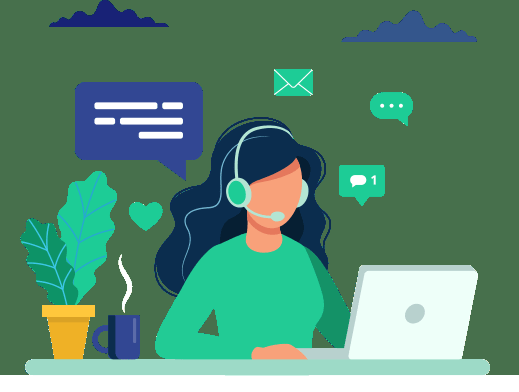
#> input picture contact-img.png, 519 x 392 px
$ jupyter execute day10.ipynb
#> lines starting #> are read from the running program, lines starting #| are printed output that depends on the picture
[cell 1]
import cv2
import skimage as ski
import matplotlib.pyplot as plt

[cell 2]
img=cv2.imread('contact-img.png')
#> img is the input picture: shape (392, 519, 3); mean B, G, R 114.8, 137.9, 87.5
cv2.imshow('',img)
cv2.waitKey(1000)
cv2.destroyAllWindows()

[cell 3]
type(img)

[cell 4]
img.shape
#> Out = (392, 519, 3)

[cell 5]
img

[cell 6]
img1=plt.imread('contact-img.png')
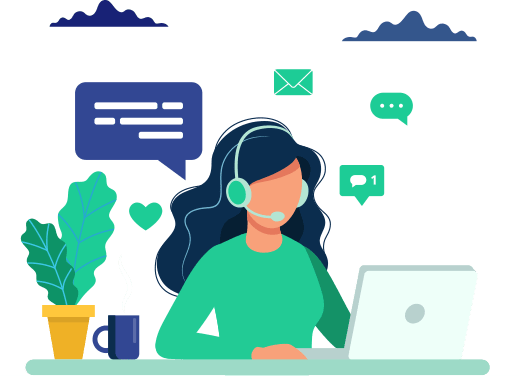
#> img1: shape (392, 519, 4) float32; mean R, G, B, A 0.343, 0.541, 0.45, 0.443; transparent parts drawn white
plt.imshow(img1)
